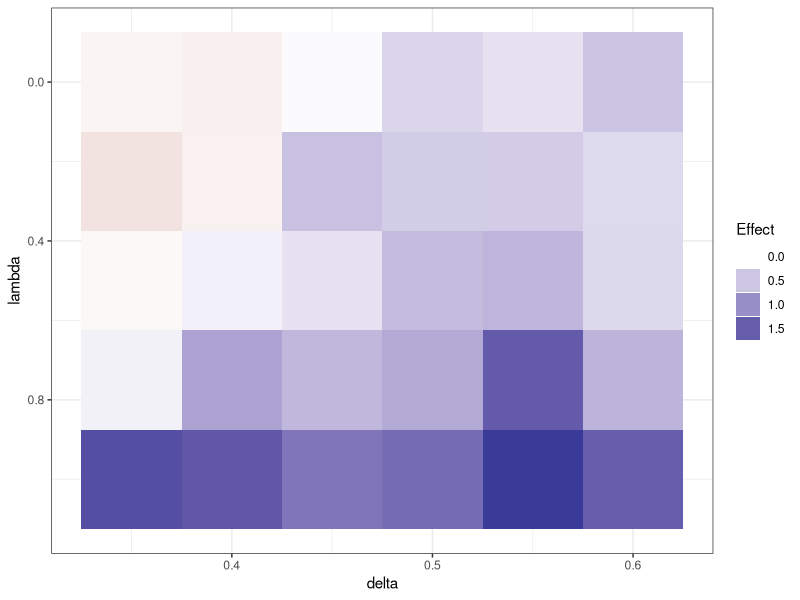
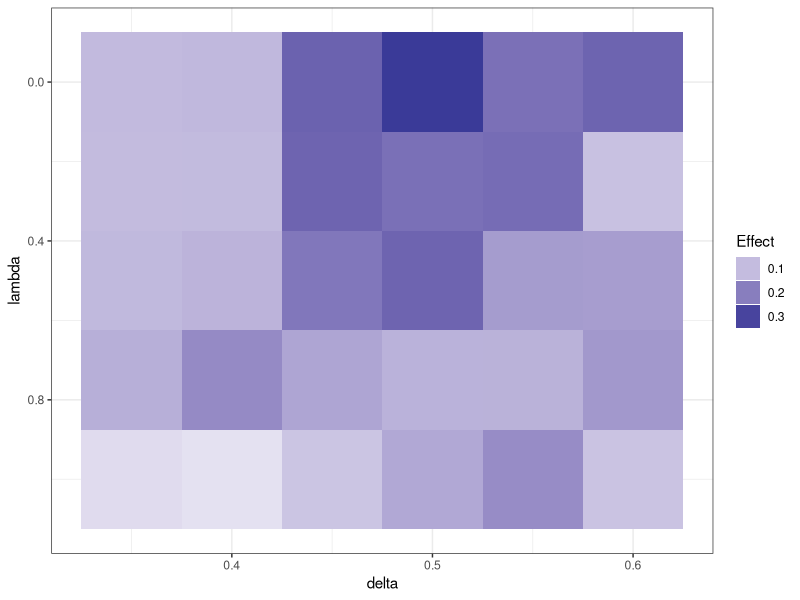
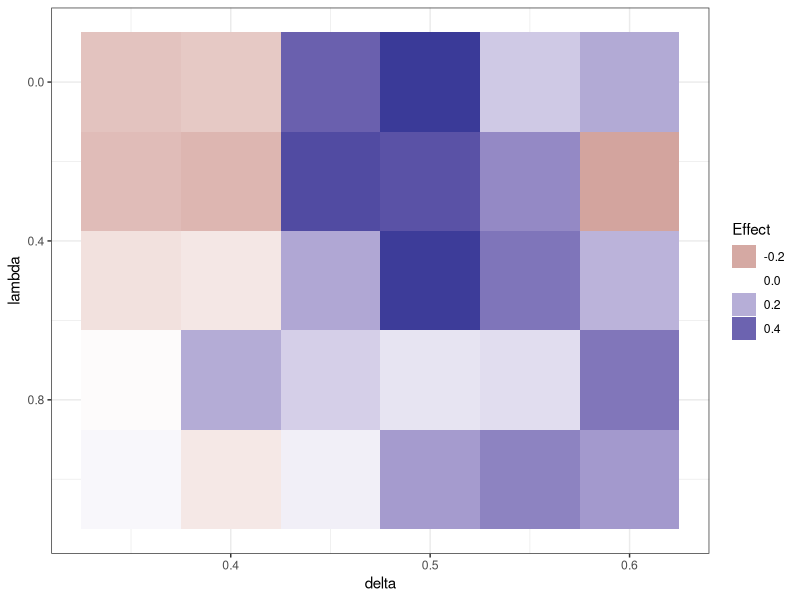
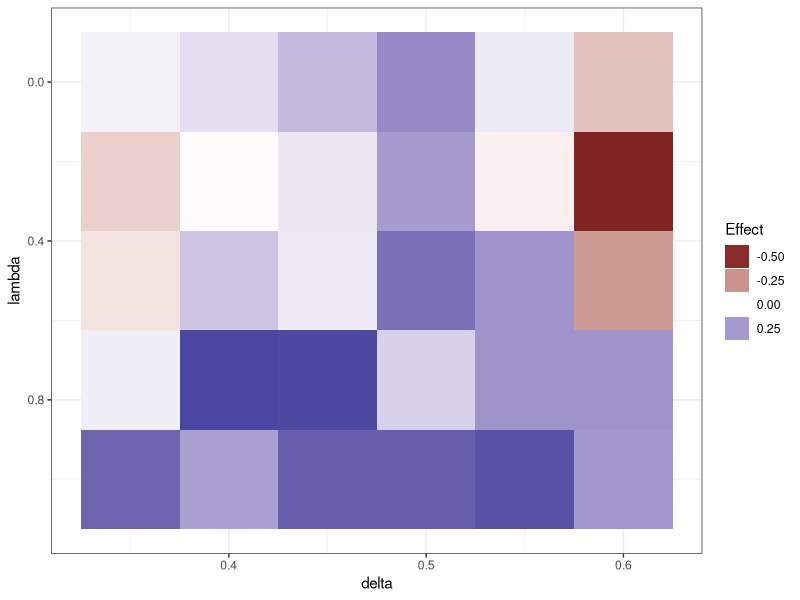
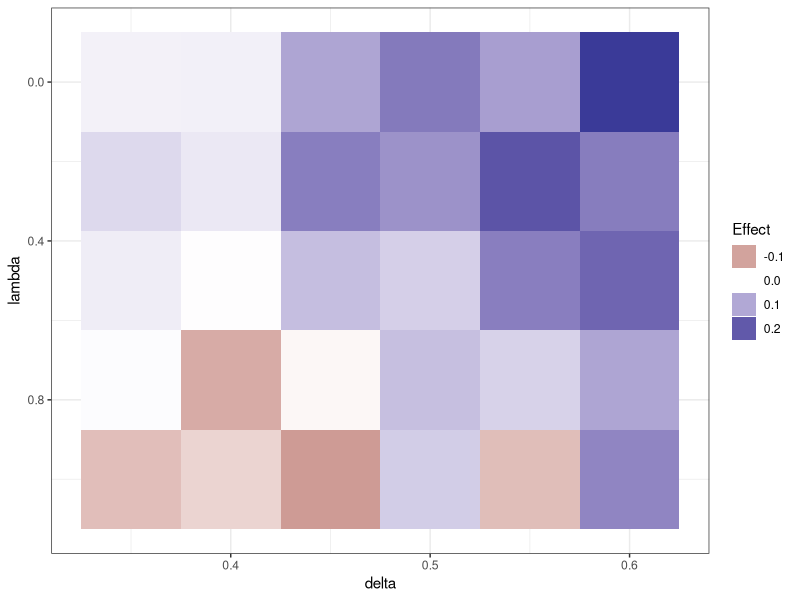
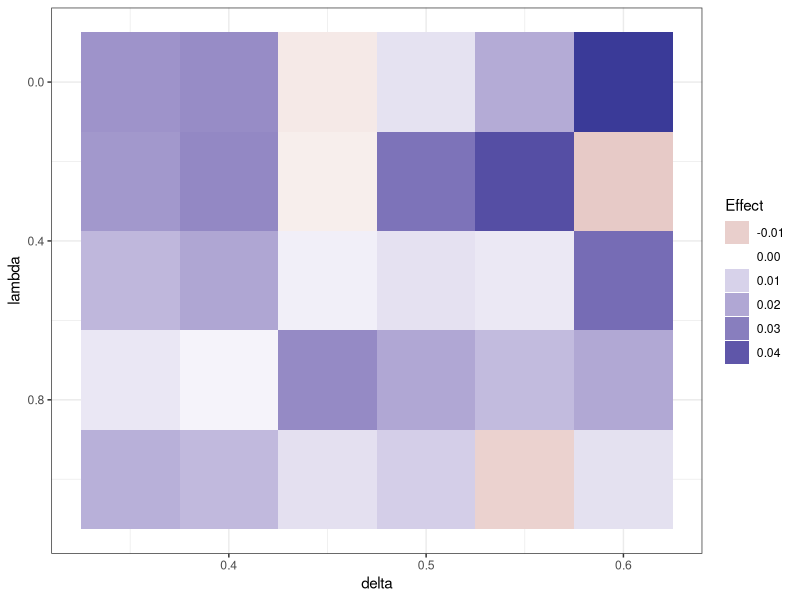
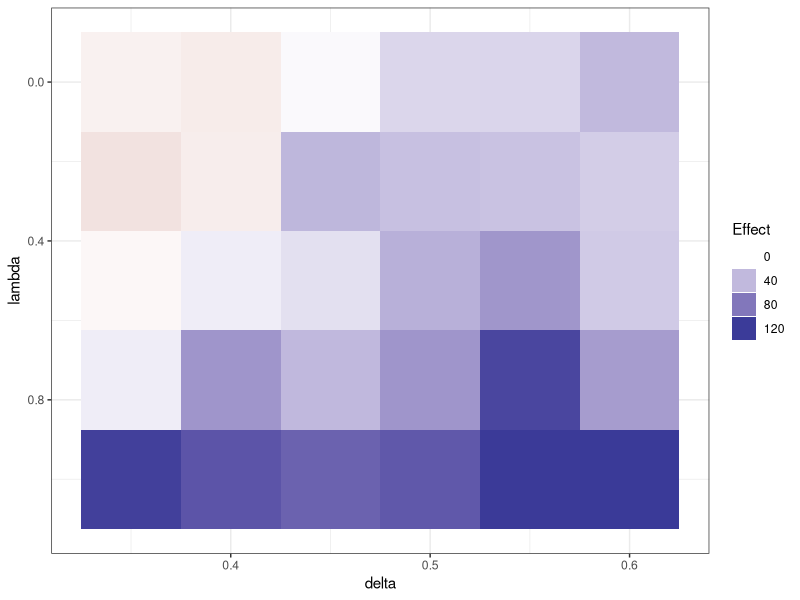
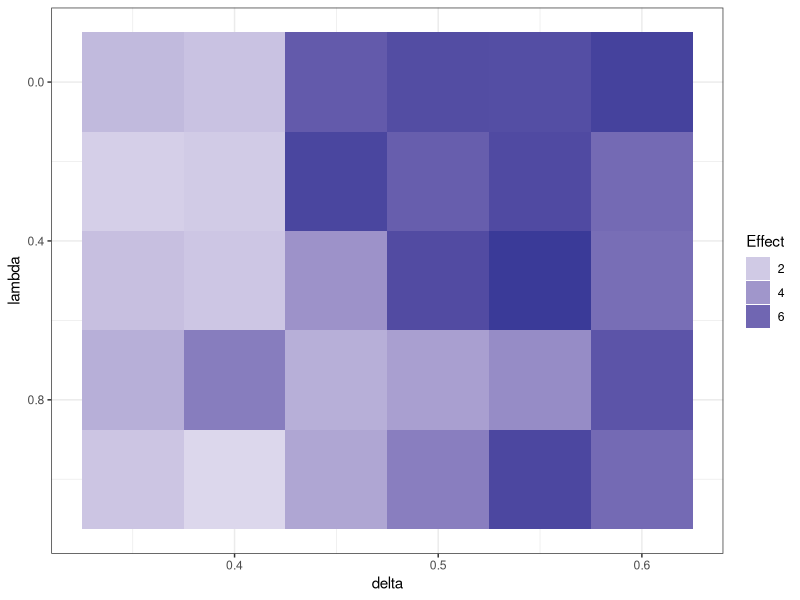

Reproduce these figures in R, in order.
data = read.csv("analyze_M_VN2_lmer_effects.R.txt", sep="\t")


library(ggplot2)
plot = ggplot(data, aes(x=deletion_rate, y=predictability_weight, fill=beta_TwoThree)) + geom_tile() + theme_bw() + scale_fill_gradient2() + xlab("delta") + ylab("lambda") + guides(fill=guide_legend(title="Effect")) + scale_y_reverse ()
ggsave("figures/effect-HasRC_VN2.pdf", width=4, height=3)
plot = ggplot(data, aes(x=deletion_rate, y=predictability_weight, fill=-beta_EmbRate)) + geom_tile() + theme_bw() + scale_fill_gradient2() + xlab("delta") + ylab("lambda") + guides(fill=guide_legend(title="Effect")) + scale_y_reverse ()
ggsave("figures/effect-EmbeddingRate_VN2.pdf", width=4, height=3)
plot = ggplot(data, aes(x=deletion_rate, y=predictability_weight, fill=beta_Comp)) + geom_tile() + theme_bw() + scale_fill_gradient2() + xlab("delta") + ylab("lambda") + guides(fill=guide_legend(title="Effect")) + scale_y_reverse ()
ggsave("figures/effect-Compatibility_VN2.pdf", width=4, height=3)
plot = ggplot(data, aes(x=deletion_rate, y=predictability_weight, fill=beta_TwoThree.comp)) + geom_tile() + theme_bw() + scale_fill_gradient2() + xlab("delta") + ylab("lambda") + guides(fill=guide_legend(title="Effect")) + scale_y_reverse ()
ggsave("figures/effect-HasRC-Compatibility_VN2.pdf", width=4, height=3)
plot = ggplot(data, aes(x=deletion_rate, y=predictability_weight, fill=beta_TwoThree.EmbRate)) + geom_tile() + theme_bw() + scale_fill_gradient2() + xlab("delta") + ylab("lambda") + guides(fill=guide_legend(title="Effect")) + scale_y_reverse ()
ggsave("figures/effect-HasRC-EmbRate_VN2.pdf", width=4, height=3)
plot = ggplot(data, aes(x=deletion_rate, y=predictability_weight, fill=beta_comp.EmbRate)) + geom_tile() + theme_bw() + scale_fill_gradient2() + xlab("delta") + ylab("lambda") + guides(fill=guide_legend(title="Effect")) + scale_y_reverse ()
ggsave("figures/effect-Compatibility-EmbRate_VN2.pdf", width=4, height=3)

plot = ggplot(data, aes(x=deletion_rate, y=predictability_weight, fill=beta_Comp + 0.5*beta_TwoThree.comp)) + geom_tile() + theme_bw() + scale_fill_gradient2() + xlab("delta") + ylab("lambda") + guides(fill=guide_legend(title="Effect")) + scale_y_reverse ()
plot = ggplot(data, aes(x=deletion_rate, y=predictability_weight, fill=beta_Comp - 0.5*beta_TwoThree.comp)) + geom_tile() + theme_bw() + scale_fill_gradient2() + xlab("delta") + ylab("lambda") + guides(fill=guide_legend(title="Effect")) + scale_y_reverse ()


data = read.csv("analyze_M_VN2_lmer_effects.R_tvalues.txt", sep="\t")


library(ggplot2)
plot = ggplot(data, aes(x=deletion_rate, y=predictability_weight, fill=beta_TwoThree)) + geom_tile() + theme_bw() + scale_fill_gradient2() + xlab("delta") + ylab("lambda") + guides(fill=guide_legend(title="Effect")) + scale_y_reverse ()
ggsave("figures/effect-HasRC_VN2_t.pdf", width=4, height=3)
plot = ggplot(data, aes(x=deletion_rate, y=predictability_weight, fill=-beta_EmbRate)) + geom_tile() + theme_bw() + scale_fill_gradient2() + xlab("delta") + ylab("lambda") + guides(fill=guide_legend(title="Effect")) + scale_y_reverse ()
ggsave("figures/effect-EmbeddingRate_VN2_t.pdf", width=4, height=3)
plot = ggplot(data, aes(x=deletion_rate, y=predictability_weight, fill=0.0+(abs(beta_Comp)>2))) + geom_tile() + theme_bw() + scale_fill_gradient2() + xlab("delta") + ylab("lambda") + guides(fill=guide_legend(title="Effect")) + scale_y_reverse ()
ggsave("figures/effect-Compatibility_VN2_t.pdf", width=4, height=3)
plot = ggplot(data, aes(x=deletion_rate, y=predictability_weight, fill=beta_TwoThree.comp)) + geom_tile() + theme_bw() + scale_fill_gradient2() + xlab("delta") + ylab("lambda") + guides(fill=guide_legend(title="Effect")) + scale_y_reverse ()
ggsave("figures/effect-HasRC-Compatibility_VN2_t.pdf", width=4, height=3)
plot = ggplot(data, aes(x=deletion_rate, y=predictability_weight, fill=beta_TwoThree.EmbRate)) + geom_tile() + theme_bw() + scale_fill_gradient2() + xlab("delta") + ylab("lambda") + guides(fill=guide_legend(title="Effect")) + scale_y_reverse ()
ggsave("figures/effect-HasRC-EmbRate_VN2_t.pdf", width=4, height=3)
plot = ggplot(data, aes(x=deletion_rate, y=predictability_weight, fill=beta_comp.EmbRate)) + geom_tile() + theme_bw() + scale_fill_gradient2() + xlab("delta") + ylab("lambda") + guides(fill=guide_legend(title="Effect")) + scale_y_reverse ()
ggsave("figures/effect-Compatibility-EmbRate_VN2_t.pdf", width=4, height=3)












